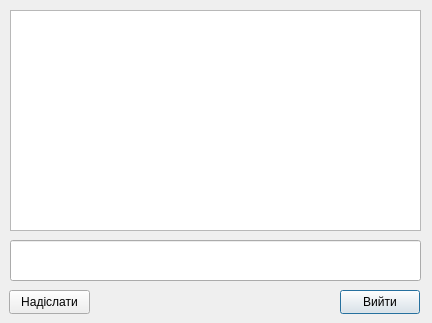
<?xml version="1.0" encoding="UTF-8"?>
<ui version="4.0">
 <class>AIChatDialog</class>
 <widget class="QDialog" name="AIChatDialog">
  <property name="geometry">
   <rect>
    <x>0</x>
    <y>0</y>
    <width>432</width>
    <height>323</height>
   </rect>
  </property>
  <property name="windowTitle">
   <string>Dialog</string>
  </property>
  <widget class="QTextBrowser" name="textBrowser">
   <property name="geometry">
    <rect>
     <x>10</x>
     <y>10</y>
     <width>411</width>
     <height>221</height>
    </rect>
   </property>
  </widget>
  <widget class="QLineEdit" name="lineEdit">
   <property name="geometry">
    <rect>
     <x>10</x>
     <y>240</y>
     <width>411</width>
     <height>41</height>
    </rect>
   </property>
  </widget>
  <widget class="QPushButton" name="pushButton">
   <property name="geometry">
    <rect>
     <x>340</x>
     <y>290</y>
     <width>80</width>
     <height>24</height>
    </rect>
   </property>
   <property name="text">
    <string>Вийти</string>
   </property>
  </widget>
  <widget class="QPushButton" name="pushButton_2">
   <property name="geometry">
    <rect>
     <x>9</x>
     <y>290</y>
     <width>81</width>
     <height>24</height>
    </rect>
   </property>
   <property name="text">
    <string>Надіслати</string>
   </property>
  </widget>
 </widget>
 <resources/>
 <connections/>
</ui>
